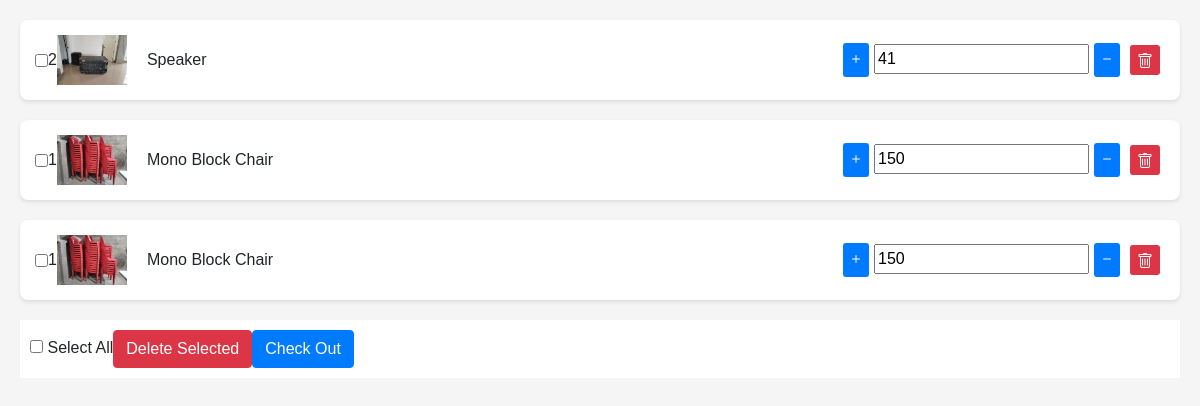
The app's page /user_page/frame_cart_list.php (signed in) with its own data.
### tables this page shows
CREATE TABLE `equipment` (
  `id` int(11) NOT NULL,
  `image_name` varchar(100) NOT NULL,
  `equipment_name` varchar(50) NOT NULL,
  `qty` int(6) NOT NULL,
  `location` varchar(50) NOT NULL,
  `supervisor_name` varchar(50) NOT NULL,
  `supervisor_contact` varchar(20) NOT NULL,
  `supervisor_email` varchar(50) NOT NULL,
  `equipment_details` varchar(100) NOT NULL,
  `equipment_condition` varchar(10) NOT NULL
);

### user_page/frame_cart_list.php (the view, shortened to what this page needs)
<!DOCTYPE html>
<html lang="en">
<head>
    <link rel="stylesheet" href="https://stackpath.bootstrapcdn.com/bootstrap/4.5.2/css/bootstrap.min.css">
    <link rel="stylesheet" href="https://cdn.jsdelivr.net/npm/bootstrap-icons@1.10.5/font/bootstrap-icons.css">
    <link rel="stylesheet" href="https://cdnjs.cloudflare.com/ajax/libs/bootstrap-datepicker/1.9.0/css/bootstrap-datepicker.min.css">
    <link rel="stylesheet" href="../css/user_page/facility_cart_list.css">
    <link rel="stylesheet" href="https://code.jquery.com/ui/1.12.1/themes/base/jquery-ui.css">
</head>
<body>
<?php
include('../dbConnect.php');
if (isset($_SESSION['user_id']) && filter_var($_SESSION['user_id'], FILTER_VALIDATE_INT)) {
    $user_id = $_SESSION['user_id'];
    $sql = "SELECT * FROM list_request WHERE user_id = $user_id";
    $result = $conn->query($sql);
    if ($result->num_rows > 0) {
        echo "<ul>";
        while ($row = $result->fetch_assoc()) {
            $equipment_id = $row['equipment_id'];
            $equipment_sql = "SELECT * FROM equipment WHERE id = ?";
            $equipment_statement = $conn->prepare($equipment_sql);
            $equipment_statement->bind_param("i", $equipment_id);
            $equipment_statement->execute();
            $equipment_result = $equipment_statement->get_result();
            if ($equipment_result === false) {
                echo "Error executing equipment query: " . $equipment_statement->error;
            } else {
                if ($equipment_result->num_rows > 0) {
                    while ($equipment_row = $equipment_result->fetch_assoc()) {
                        $equipment_name = $equipment_row['equipment_name'];
                        $equipment_image_name = $equipment_row['image_name'];
                        $equipmentImagePath = '../resources/equipment_imgs/' . $equipment_image_name . '.png';
                        echo '<li>';
                        echo '<input id="equipment_checkbox_' . $row['id'] . '" type="checkbox" name="equipment[]" value="' . $row['id'] . '">';
                        echo $equipment_row['id'];
                        echo '<div class="image-container">';
                        echo '<div class="image" style="background-image: url(' . $equipmentImagePath . ');"></div>';
                        echo '</div>';
                        echo '<div class="name">' . $equipment_name . '</div>';
                        echo '<div class="controls">';
                        echo '<div class="quantity">';
                        echo '<button class="btn btn-primary plus" data-reservation-id="' . $equipment_row['id'] . '"><i class="bi bi-plus"></i></button>';
                        echo '<input type="number" class="quantity-input" value="' . $equipment_row['qty'] . '" min="1" data-reservation-id="' . $equipment_row['id'] . '">';
                        echo '<button class="btn btn-primary minus" data-reservation-id="' . $equipment_row['id'] . '"><i class="bi bi-dash"></i></button>';
                        echo '</div>';
                        echo '<div class="delete">';
                        echo '<button id="delete_solo" class="btn btn-danger delete-btn" data-reservation-id="' . $row['id'] . '"><i class="bi bi-trash"></i></button>';
                        echo '</div>';
                        echo '</div>';
                        echo '</li>';
                    }
                }
            }
        }
        echo "</ul>";
        echo '<div id="sticky-container" style="position: sticky; bottom: 0; background-color: #fff; padding: 10px; z-index: 0;">';
        echo '<input type="checkbox" id="select-all"> Select All';
        echo '<button class="btn btn-danger" id="delete_selected">Delete Selected</button>';
        echo '<button class="btn btn-primary" id="submit">Check Out</button>';
        echo '</div>';
    } else {
        echo "No facilities reserved for this user.";
    }
} else {
}
?>
</body>
</html>

### css/user_page/facility_cart_list.css (style rules this page uses)
body { font-family: 'Arial', sans-serif; background-color: #f5f5f5; margin: 0; padding: 20px; }
ul { list-style: none; padding: 0; }
li { display: flex; align-items: center; margin-bottom: 20px; padding: 15px; background-color: #fff; border-radius: 8px; box-shadow: 0 2px 4px rgba(0, 0, 0, 0.1); }
.image-container { width: 70px; height: 50px; overflow: hidden; margin-right: 20px; }
.image { width: 100%; height: 100%; background-size: cover; background-position: center; }
.controls { display: flex; align-items: center; margin-left: auto; }
.quantity button, .delete button { margin: 0 5px; padding: 5px; border: none; border-radius: 3px; cursor: pointer; }
.quantity button { background-color: #007BFF; color: #fff; }
.delete button { background-color: #dc3545; color: #fff; width: 30px; height: 30px; }
.name { margin-right: 40px; }

### records on screen
equipment: id "2", image_name (picture), equipment_name "Speaker", qty "41"
equipment: id "1", image_name (picture), equipment_name "Mono Block Chair", qty "150"
